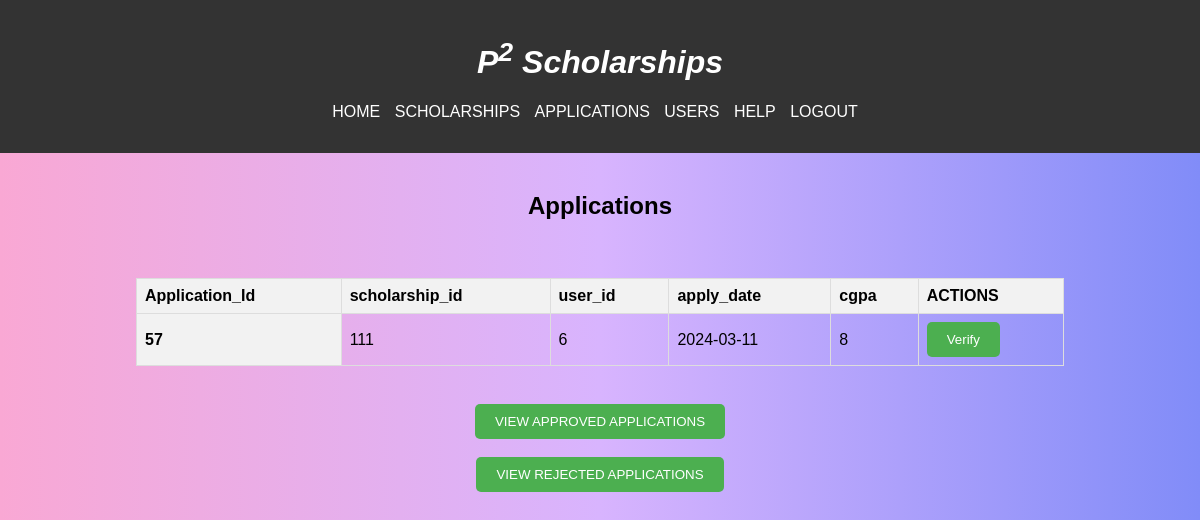
The app's page /admin_app.php (signed in) with its own data.
### tables this page shows
CREATE TABLE `application_status` (
  `status_id` int(11) NOT NULL,
  `Application_Id` int(11) NOT NULL,
  `user_id` int(11) NOT NULL,
  `approval_status` varchar(40) NOT NULL,
  `Amount` int(11) NOT NULL
);

CREATE TABLE `applications` (
  `Application_Id` int(11) NOT NULL,
  `scholarship_id` int(11) NOT NULL,
  `user_id` int(11) NOT NULL,
  `apply_date` date NOT NULL,
  `cgpa` int(11) NOT NULL
);

### admin_app.php (the view, shortened to what this page needs)
<!DOCTYPE html>
<html lang="en">
<head>
    <link rel="stylesheet" href="style3.css">
</head>
<body style="background:linear-gradient(to right, rgb(249, 168, 212), rgb(216, 180, 254), rgb(129, 140, 248));">
    <header>
        <h1><i>P<sup>2</sup> Scholarships</i></h1>
        <nav>
            <ul>
                <li><a href="Admin_page.php">HOME</a></li>
                <li><a href="admin_sch.php">SCHOLARSHIPS</a></li>
                <li><a href="admin_app.php">APPLICATIONS</a></li>
                <li><a href="user_disp.php">USERS</a></li>
                <li><a href="#">HELP</a></li>
                <li><a href="logout.php">LOGOUT</a></li>
            </ul>
        </nav>
    </header>
    <main>
        <section>
            <center><h2>Applications</h2><br>
            <div class="container my-4">
              <table border="1">
                <thead>
                  <tr>
                    <th>Application_Id</th>
                    <th>scholarship_id</th>
                    <th>user_id</th>
                    <th>apply_date</th>
                    <th>cgpa</th>
                    <th>ACTIONS</th>
                  </tr>
                </thead>
                <tbody>
                  <?php
                    @include 'config.php';
                    $sql = "SELECT *
                    FROM applications
                    JOIN application_status ON applications.Application_Id = application_status.Application_Id
                    WHERE application_status.approval_status = 'pending';
                    ";
                    $result = $conn->query($sql);
                    while($row=$result->fetch_assoc()){
                      echo "
                  <tr>
                    <th>$row[Application_Id]</th>
                    <td>$row[scholarship_id]</td>
                    <td>$row[user_id]</td>
                    <td>$row[apply_date]</td>
                    <td>$row[cgpa]</td>
                    <td>
                      <button><a href='verified.php?Application_Id=$row[Application_Id]'>Verify</a></button>
                    </td>
                  </tr>
                  ";
                    }
                  ?>
                </tbody>
              </table><br>
              <button><a href="view_verified_app.php">VIEW APPROVED APPLICATIONS</a></button>
              <br>
              <br>
              <button><a href="view_rejected_app.php">VIEW REJECTED APPLICATIONS</a></button>
              </center>
        </section>
    </main>
</body>
</html>

### style3.css (style rules this page uses)
body { font-family: Arial, sans-serif; margin: 0; padding: 0; }
header { background-color: #333; color: #fff; padding: 1em; text-align: center; }
nav ul { list-style: none; padding: 0; }
nav ul li { display: inline; margin-right: 10px; }
nav a { text-decoration: none; color: #fff; }
main { padding: 20px; }

### admin_app.php (style rules this page uses)
table { border-collapse: collapse; width: 80%; margin: 20px auto; }
th, td { border: 1px solid #ddd; padding: 8px; text-align: left; }
th { background-color: #f2f2f2; }
button { padding: 10px 20px; background-color: #4CAF50; color: white; border: none; border-radius: 5px; text-decoration: none; cursor: pointer; }
button a { color: white; text-decoration: none; }

### records on screen
application_status: Application_Id "57", Application_Id.scholarship_id "111", user "6", Application_Id.apply_date "2024-03-11", Application_Id.cgpa "8"
